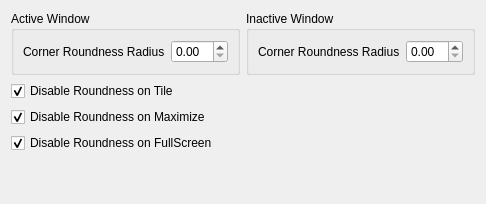
     <widget class="QWidget" name="roundnessTab">
      <attribute name="title">
       <string>Roundness</string>
      </attribute>
      <layout class="QVBoxLayout" name="verticalLayout_2">
       <item>
        <layout class="QHBoxLayout" name="horizontalLayout">
         <item>
          <widget class="QGroupBox" name="activeBox">
           <property name="title">
            <string>Active Window</string>
           </property>
           <layout class="QVBoxLayout" name="verticalLayout">
            <item>
             <layout class="QFormLayout" name="formLayout_7">
              <item row="0" column="0">
               <widget class="QLabel" name="label_6">
                <property name="text">
                 <string>Corner Roundness Radius</string>
                </property>
               </widget>
              </item>
              <item row="0" column="1">
               <widget class="QDoubleSpinBox" name="kcfg_Size"/>
              </item>
             </layout>
            </item>
           </layout>
          </widget>
         </item>
         <item>
          <widget class="QGroupBox" name="inactiveBox">
           <property name="title">
            <string>Inactive Window</string>
           </property>
           <layout class="QVBoxLayout" name="verticalLayout_3">
            <item>
             <layout class="QFormLayout" name="formLayout_6">
              <item row="0" column="0">
               <widget class="QLabel" name="label_2">
                <property name="text">
                 <string>Corner Roundness Radius</string>
                </property>
               </widget>
              </item>
              <item row="0" column="1">
               <widget class="QDoubleSpinBox" name="kcfg_InactiveCornerRadius"/>
              </item>
             </layout>
            </item>
           </layout>
          </widget>
         </item>
        </layout>
       </item>
       <item>
        <widget class="QCheckBox" name="kcfg_DisableRoundTile">
         <property name="text">
          <string>Disable Roundness on Tile</string>
         </property>
         <property name="checked">
          <bool>true</bool>
         </property>
        </widget>
       </item>
       <item>
        <widget class="QCheckBox" name="kcfg_DisableRoundMaximize">
         <property name="text">
          <string>Disable Roundness on Maximize</string>
         </property>
         <property name="checked">
          <bool>true</bool>
         </property>
        </widget>
       </item>
       <item>
        <widget class="QCheckBox" name="kcfg_DisableRoundFullScreen">
         <property name="text">
          <string>Disable Roundness on FullScreen</string>
         </property>
         <property name="checked">
          <bool>true</bool>
         </property>
        </widget>
       </item>
       <item>
        <spacer name="verticalSpacer">
         <property name="orientation">
          <enum>Qt::Orientation::Vertical</enum>
         </property>
         <property name="sizeHint" stdset="0">
          <size>
           <width>20</width>
           <height>40</height>
          </size>
         </property>
        </spacer>
       </item>
      </layout>
     </widget>
